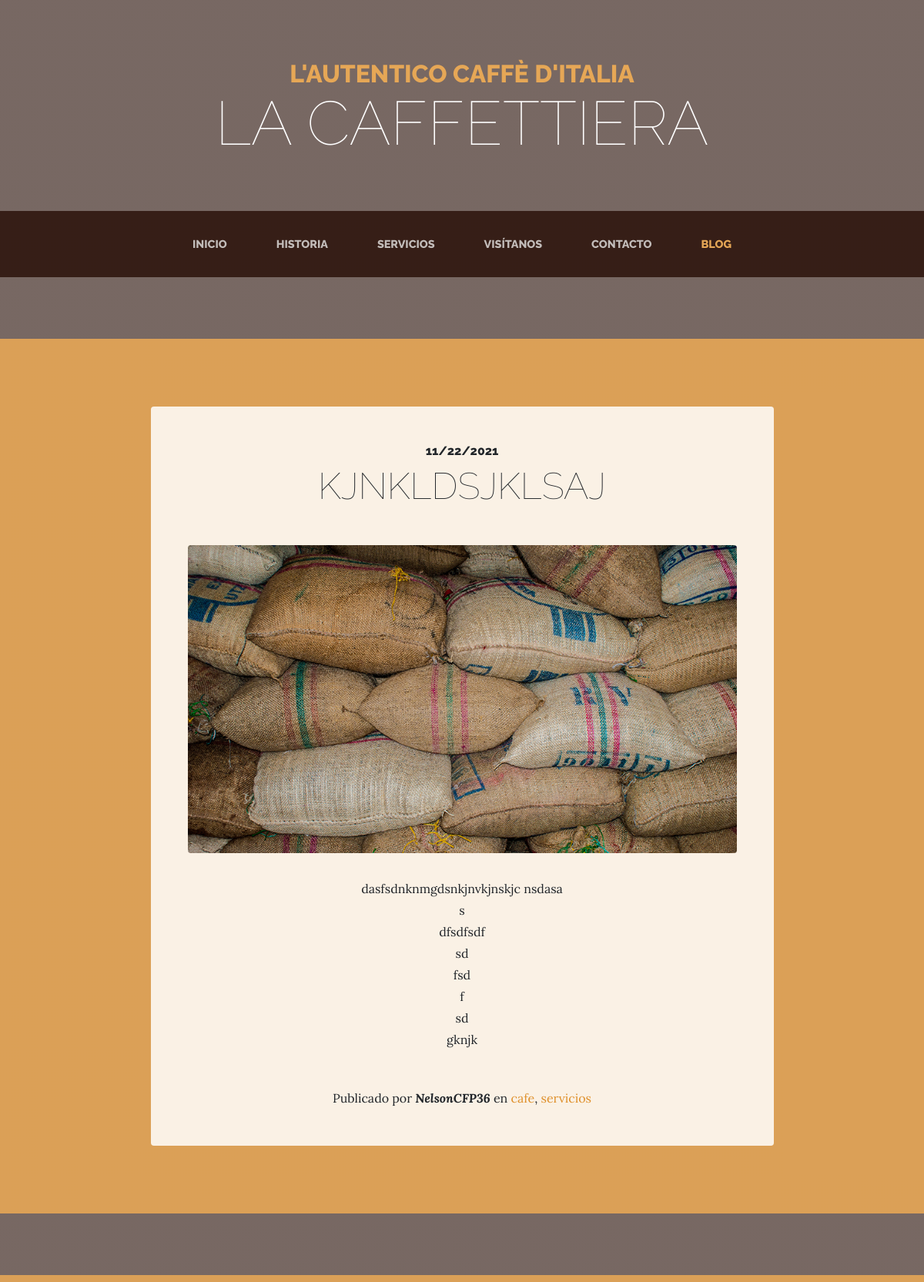
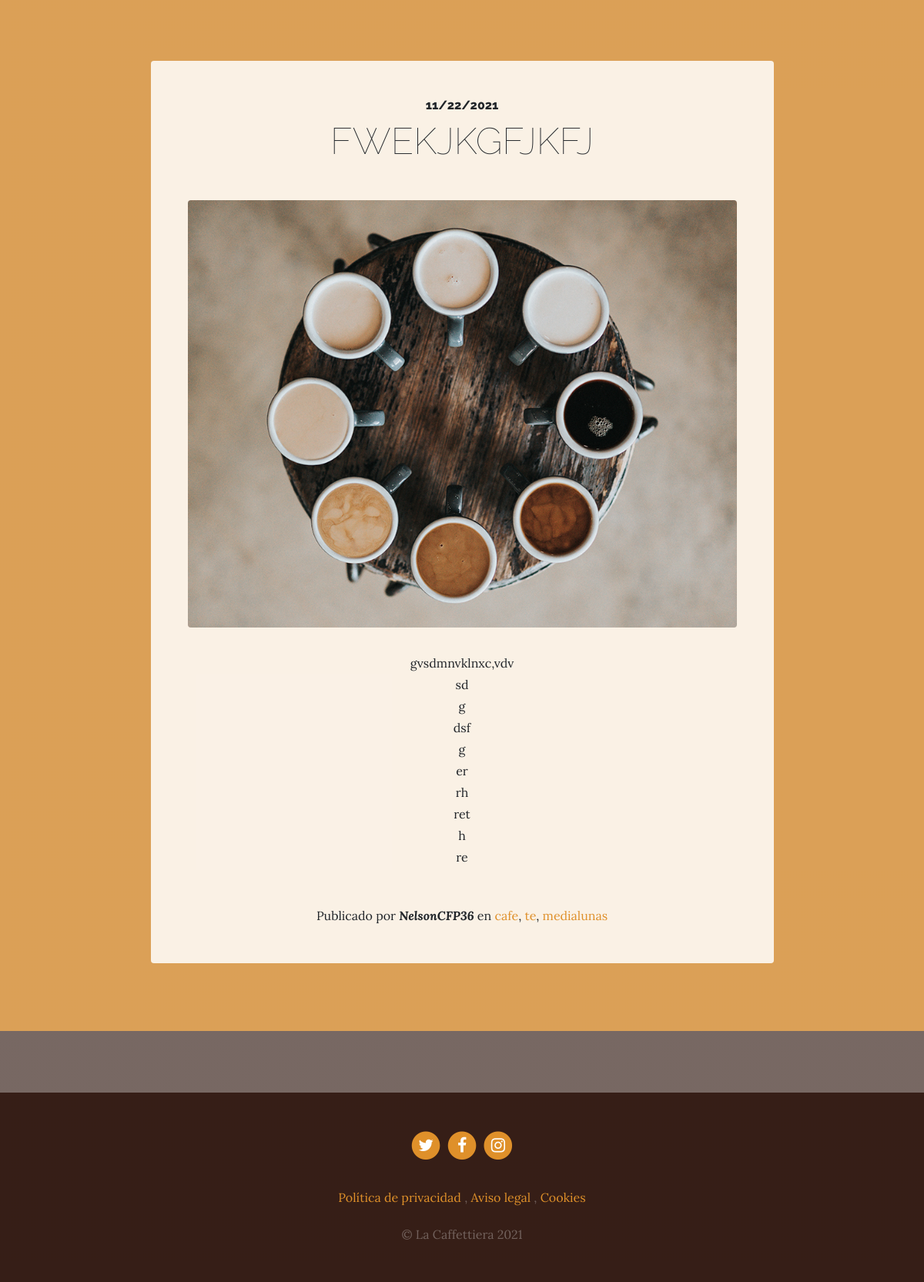
Screenshot of /blog/ with the database file from the repository (2 pictures, top to bottom).
### blog/models.py (models this page shows, shortened)
class Post(models.Model):
    title = models.CharField(max_length=200, verbose_name="Título")
    content = models.TextField(verbose_name='Contenido')
    published = models.DateTimeField(verbose_name='Fecha de publicación',default=now )
    image = models.ImageField(verbose_name='Imagen', upload_to='blog', null=True, blank=True)
    author = models.ForeignKey(User, on_delete=models.CASCADE)
    categories = models.ManyToManyField(Category, verbose_name='Categorías', related_name='get_posts')
    created = models.DateTimeField(auto_now_add=True, verbose_name='Fecha de creación')
    updated = models.DateTimeField(auto_now=True, verbose_name='Fecha de actualización')
    class Meta:
        verbose_name = 'Posteo'
        verbose_name_plural = 'Posteos'

class Category(models.Model):
    name = models.CharField(max_length=100, verbose_name='Nombre')
    created = models.DateTimeField(auto_now_add=True, verbose_name='Fecha de creación')
    updated = models.DateTimeField(auto_now=True, verbose_name='Fecha de actualización')
    class Meta:
        verbose_name = 'categoría'
        verbose_name_plural = 'categorías'

### pages/models.py (models this page shows, shortened)
class Page(models.Model):
    title = models.CharField(max_length=50, verbose_name='Título')
    content = models.TextField(verbose_name='Contenido')
    created = models.DateTimeField(auto_now_add=True, verbose_name='Fecha de creación')
    updated = models.DateTimeField(auto_now=True, verbose_name='Fecha de actualización')
    class Meta:
        verbose_name = 'página'
        verbose_name_plural = 'páginas'

### blog/views.py (the view)
# urls.py: path('', views.blog, name='blog'),
def blog(request):
    _all_posts = Post.objects.all()
    context={'title':'Blog', 'posts':_all_posts}
    return render(request, 'blog/blog.html', context=context)

### pages/templatetags/pages_tags.py (called while the page is built)
@register.simple_tag
def get_page_list():
    pages = Page.objects.all()
    return pages

### social/processor.py (called while the page is built)
def context_dict(request):
    ctx={}
    links = Link.objects.all()
    for link in links:
        ctx[link.key]= link.url
    return ctx

### blog/templates/blog/blog.html (shortened to what this page needs)
{% extends "core/base.html" %}
{% load static %}
{% block content %}
  {% for post in posts %}
    <section class="page-section cta">
      <div class="container">
        <div class="row">
          <div class="col-xl-9 mx-auto">
            <div class="cta-innerv text-center rounded">
              <h2 class="section-heading mb-5">
                <span class="section-heading-upper">{{ post.published|date:"SHORT_DATE_FORMAT" }}</span>
                <span class="section-heading-lower">{{ post.title }}</span>
              </h2>
              <p class="mb-0">
                <img class="mx-auto d-flex rounded img-fluid mb-3 mb-lg-0" src="{{ post.image.url }}" alt="">
              </p>
              <p class="mb-0 mbt">{{ post.content | linebreaks }}</p>
              <p class="mb-0 mbt">
                <span class="section-heading-under">Publicado por <em><b>{{post.author}}</b></em> en
                  {% for category in post.categories.all %}
                    <a href="{% url 'category' category.id %}" class="link">{{category.name}}</a>{% if not forloop.last %},{% endif %}
                  {% endfor %}
                </span>
              </p>
            </div>
          </div>
        </div>
      </div>
    </section>
  {% endfor %}
{% endblock content %}

### core/templates/core/base.html (shortened to what this page needs)
<!DOCTYPE html>
<html lang="es">
  <head>
    {% load static %}
    <link href="{% static 'core/vendor/bootstrap/css/bootstrap.min.css' %}" rel="stylesheet">
    <link href="{% static 'core/vendor/font-awesome/css/font-awesome.min.css' %}" rel="stylesheet" type="text/css">
    <link href="{% static 'core/css/business-casual.css' %}" rel="stylesheet">
  </head>
  <body>
    <h1 class="site-heading text-center text-white d-none d-lg-block">
      <span class="site-heading-upper text-primary mb-3">L'autentico caffè d'italia</span>
      <span class="site-heading-lower">La Caffettiera</span>
    </h1>
    <nav class="navbar navbar-expand-lg navbar-dark py-lg-4" id="mainNav">
      <div class="container">
        <div class="collapse navbar-collapse" id="navbarResponsive">
          <ul class="navbar-nav mx-auto">
            <li class="nav-item {% if request.path == '/' %}active{% endif %} px-lg-4">
              <a class="nav-link text-uppercase text-expanded" href="{% url 'home' %}">Inicio</a>
            </li>
            <li class="nav-item {% if request.path == '/about/' %}active{% endif %} px-lg-4">
              <a class="nav-link text-uppercase text-expanded" href="{% url 'about' %}">Historia</a>
            </li>
            <li class="nav-item {% if request.path == '/services/' %}active{% endif %} px-lg-4">
              <a class="nav-link text-uppercase text-expanded" href="{% url 'services' %}">Servicios</a>
            </li>
            <li class="nav-item {% if request.path == '/store/' %}active{% endif %} px-lg-4">
              <a class="nav-link text-uppercase text-expanded" href="{% url 'store' %}">Visítanos</a>
            </li>
            <li class="nav-item {% if request.path == '/contact/' %}active{% endif %} px-lg-4">
              <a class="nav-link text-uppercase text-expanded" href="{% url 'contact' %}">Contacto</a>
            </li>
            <li class="nav-item {% if request.path|slice:':6' == '/blog/' %}active{% endif %} px-lg-4">
              <a class="nav-link text-uppercase text-expanded" href="{% url 'blog' %}">Blog</a>
            </li>
          </ul>
        </div>
      </div>
    </nav>
    {% block content %}{% endblock content %}
    <footer class="footer text-faded text-center py-5">
      <div class="container">
        <p class="m-0">
          {% if LINK_TWITTER %}
            <a href="{{ LINK_TWITTER }}" class="link">
              <span class="fa-stack fa-lg">
                <i class="fa fa-circle fa-stack-2x"></i>
                <i class="fa fa-twitter fa-stack-1x fa-inverse"></i>
              </span>
            </a>
          {% endif %}
          {% if LINK_FACEBOOK %}
            <a href="{{ LINK_FACEBOOK }}" class="link">
              <span class="fa-stack fa-lg">
                <i class="fa fa-circle fa-stack-2x"></i>
                <i class="fa fa-facebook fa-stack-1x fa-inverse"></i>
              </span>
            </a>
          {% endif %}
          {% if LINK_INSTAGRAM %}
            <a href="{{ LINK_INSTAGRAM }}" class="link">
              <span class="fa-stack fa-lg">
                <i class="fa fa-circle fa-stack-2x"></i>
                <i class="fa fa-instagram fa-stack-1x fa-inverse"></i>
              </span>
            </a>
          {% endif %}
        </p>
        <p class="m-0 mbt">
            {% load pages_tags %}
            {% get_page_list as page_list %}
            {% for page in page_list%}
              <a href="{% url 'page' page.id page.title|slugify %}" class="link">{{ page.title }}</a>
              {% if not forloop.last %}, {% endif %}
            {% endfor %}
        </p>
        <p class="m-0 mbt1">&copy; La Caffettiera 2021</p>
      </div>
    </footer>
  </body>
</html>

### core/static/core/css/business-casual.css (style rules this page uses)
body { font-family: 'Lora'; background: linear-gradient(rgba(47, 23, 15, 0.65), rgba(47, 23, 15, 0.65)), url("../img/bg.jpg"); background-attachment: fixed; background-position: center; background-size: cover; }
h1, h2, h3, h4, h5, h6 { font-family: 'Raleway'; }
p { line-height: 1.75; }
.text-faded { color: rgba(255, 255, 255, 0.3); }
.site-heading { margin-top: 5rem; margin-bottom: 5rem; text-transform: uppercase; line-height: 1; font-family: 'Raleway'; }
.site-heading .site-heading-upper { display: block; font-size: 2rem; font-weight: 800; }
.site-heading .site-heading-lower { font-size: 5rem; font-weight: 100; line-height: 4rem; }
.page-section { margin-top: 5rem; margin-bottom: 5rem; }
.section-heading { text-transform: uppercase; }
.section-heading .section-heading-upper { display: block; font-size: 1rem; font-weight: 800; padding-bottom:.5rem; }
.section-heading .section-heading-lower { display: block; font-size: 3rem; font-weight: 100; }
#mainNav { background-color: rgba(47, 23, 15, 0.9); font-family: 'Raleway'; }
#mainNav .navbar-nav .nav-item .nav-link { color: rgba(255, 255, 255, 0.7); font-weight: 800; }
#mainNav .navbar-nav .nav-item.active .nav-link { color: #e6a756; }
@media (min-width: 992px) { #mainNav .navbar-nav .nav-item .nav-link { font-size: 0.9rem; } }
.cta { padding-top: 5rem; padding-bottom: 5rem; background-color: rgba(230, 167, 86, 0.9); }
.cta .cta-innerv { position: relative; padding: 3rem; margin: 0.5rem; background-color: rgba(255, 255, 255, 0.85); }
.footer { background-color: rgba(47, 23, 15, 0.9); }
.text-primary { color: #e6a756 !important; }
.mbt { padding-top: 2rem; }
.mbt1 { padding-top: 1.25rem; }
a.link { color: #df902a; }

### rows the page displays
Post: published "11/22/2021", title "KJNKLDSJKLSAJ", image (picture), content "dasfsdnknmgdsnkjnvkjnskjc nsdasa s dfsdfsdf sd fsd f sd gknjk", author "NelsonCFP36"
Category: name "cafe"
Category: name "servicios"
Post: published "11/22/2021", title "FWEKJKGFJKFJ", image (picture), content "gvsdmnvklnxc,vdv sd g dsf g er rh ret h re", author "NelsonCFP36"
Category: name "te"
Category: name "medialunas"
Page: title "Política de privacidad"
Page: title "Aviso legal"
Page: title "Cookies"
